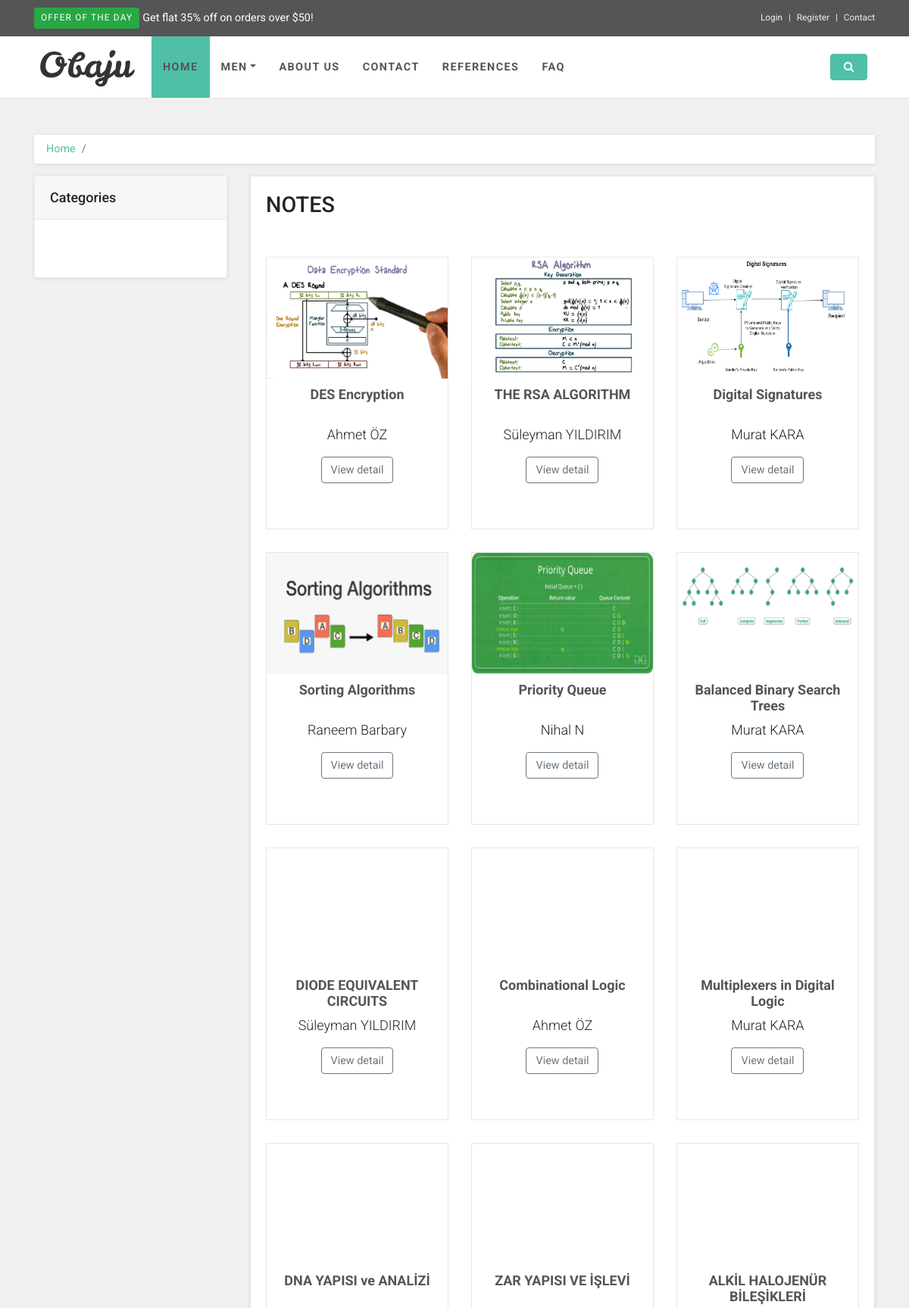
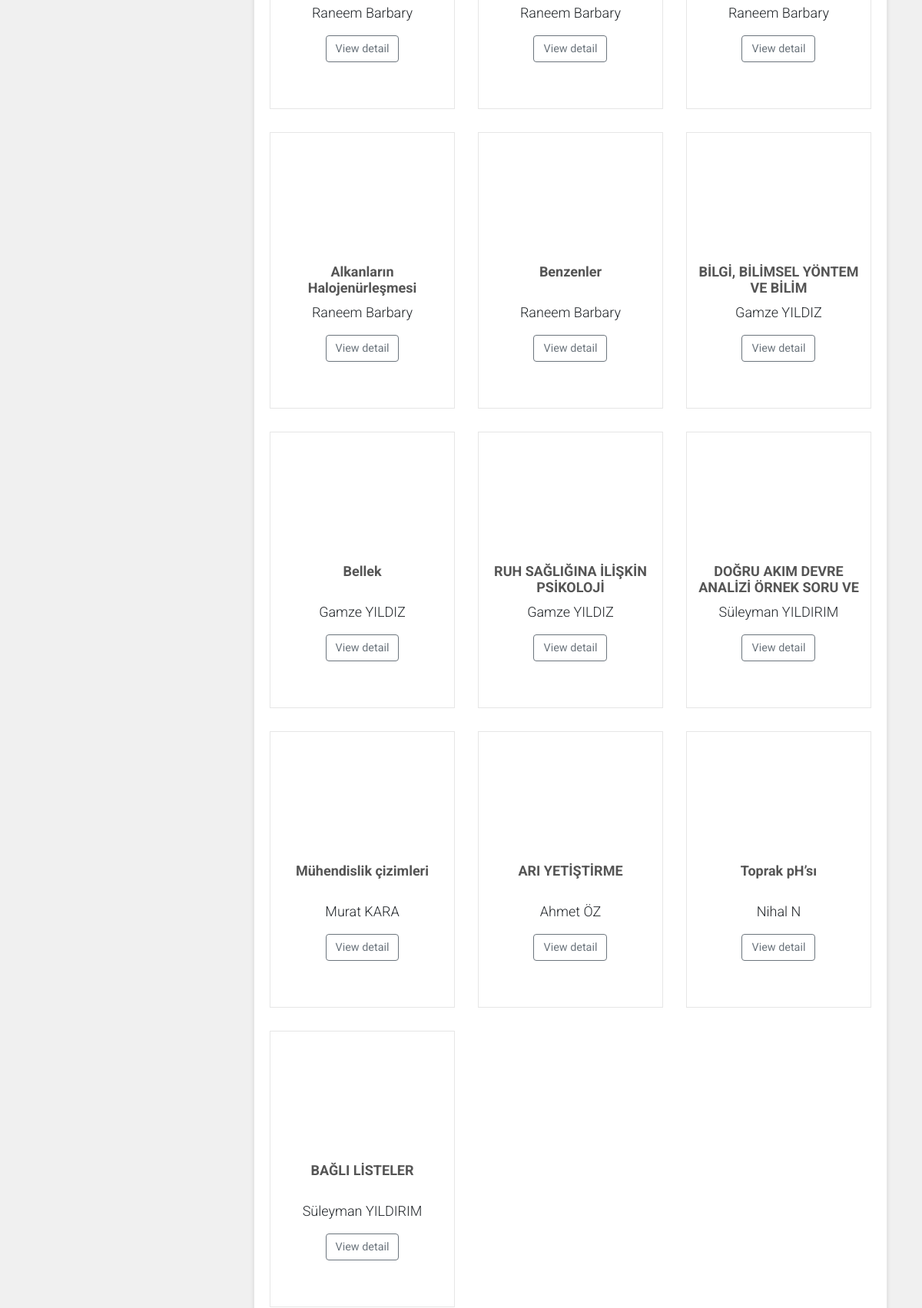
The app's page /notes/ (upper part) with its own data (2 pictures, top to bottom).
### note/models.py (models this page shows, shortened)
class Note(models.Model):
    STATUS = (
        ('New', 'New'),
        ('True', 'true'),
        ('False', 'false')
    )
    Category = models.ForeignKey(Category, on_delete=models.CASCADE)
    user = models.ForeignKey(User, on_delete=models.SET_NULL, null=True)
    title = models.CharField(blank=True,max_length=100)
    description = models.CharField(blank=True,max_length=255)
    keywords = models.CharField(blank=True,max_length=255)
    slug = models.SlugField(blank=False,unique=True)
    detail = RichTextUploadingField()
    status = models.CharField(max_length=10, choices=STATUS)
    image = models.ImageField(blank=True, upload_to='image/')
    create_at = models.DateTimeField(auto_now_add=True)
    update_at = models.DateTimeField(auto_now=True)
    def image_tag(self):
        return mark_safe('<img src="{}" height="50"/>'.format(self.image.url))
    image_tag.short_description = 'Image'

### home/views.py (the view)
# urls.py: path('notes/', views.notes_all, name='notes_all'),
def notes_all(request):
    setting = Setting.objects.get(pk=1)
    notes = Note.objects.filter(status='True')
    category = Category.objects.all()
    context = {'notes': notes, 'category': category, 'setting': setting}
    return render(request, 'notes_all.html', context)

### home/templates/notes_all.html (shortened to what this page needs)
{% extends "homebase.html" %}
{% block body %}
    <div id="all">
        <div id="content">
            <div class="container">
                <div class="row">
                    <div class="col-lg-12">
                        <nav aria-label="breadcrumb">
                            <ol class="breadcrumb">
                                <li class="breadcrumb-item"><a href="/">Home</a></li>
                                <li aria-current="page" class="breadcrumb-item active">{{ categorydata.title }}</li>
                            </ol>
                        </nav>
                    </div>
                    <div class="col-lg-3">
                        {% include 'sidebar.html' %}
                    </div>
                    <div class="col-lg-9">
                        <div class="box">
                            <a> <h2>NOTES</h2></a>
                            <br><br>
                            <div class="row products">
                                {% for rs in notes %}
                                    <div class="col-lg-4 col-md-6">
                                        <div class="product" style="height: 360px">
                                            <div class="flip-container">
                                                <div class="flipper">
                                                    <div class="front"><a href="/note/{{ rs.id }}/{{ rs.slug }}"><img src="{{ rs.image.url }}" alt="" class="img-fluid" style="width: 250px;height: 160px;"></a></div>
                                                    <div class="back"><a href="/note/{{ rs.id }}/{{ rs.slug }}"><img src="{{ rs.image.url }}" alt="" class="img-fluid" style="width: 250px;height: 160px;"></a></div>
                                                </div>
                                            </div><a href="/note/{{ rs.id }}/{{ rs.slug }}" class="invisible"><img src="{{ rs.image.url }}" alt="" class="img-fluid" style="width: 250px;height: 160px;"></a>
                                            <br>
                                            <div class="text">
                                                <h3><a href="/note/{{ rs.id }}/{{ rs.slug }}">{{ rs.title }} </a></h3>
                                                <p class="price">
                                                     {{ rs.user.first_name }} {{ rs.user.last_name}}
                                                </p>
                                                <p class="buttons"><a href="/note/{{ rs.id }}/{{ rs.slug }}" class="btn btn-outline-secondary">View detail</a></p>
                                            </div>
                                        </div>
                                    </div>
                                {% endfor %}
                            </div>
                        </div>
                    </div>
                </div>
            </div>
        </div>
    </div>
{% endblock %}

### home/static/css/style.default.css (style rules this page uses)
body { overflow-x: hidden; background-color: #f0f0f0; }
a, button { -webkit-transition: all 0.3s; transition: all 0.3s; outline: none; }
.breadcrumb { -webkit-box-shadow: 0 1px 5px rgba(0, 0, 0, 0.1); box-shadow: 0 1px 5px rgba(0, 0, 0, 0.1); background: #fff; border-radius: 0; padding: 0.5rem 1rem; }
.box { background: #fff; margin: 0 0 30px; border: solid 1px #e6e6e6; padding: 20px; -webkit-box-shadow: 0 1px 5px rgba(0, 0, 0, 0.1); box-shadow: 0 1px 5px rgba(0, 0, 0, 0.1); }
#content .product { background: #fff; border: solid 1px #e6e6e6; margin-bottom: 30px; }
#content .product .flip-container { cursor: pointer; -webkit-perspective: 1000; perspective: 1000; -webkit-transform-style: preserve-3d; transform-style: preserve-3d; }
#content .product .flip-container, #content .product .front, #content .product .back { width: 100%; }
#content .product .flipper { -webkit-backface-visibility: hidden; backface-visibility: hidden; -webkit-transition: 0.6s; transition: 0.6s; -webkit-transform-style: preserve-3d; transform-style: preserve-3d; position: relative; }
#content .product .front, #content .product .back { -webkit-transform-style: preserve-3d; transform-style: preserve-3d; -webkit-transition: 0.6s; transition: 0.6s; transform-style: preserve-3d; position: absolute; top: 0; left: 0; }
#content .product .front { z-index: 2; -webkit-transform: rotateY(0deg); transform: rotateY(0deg); }
#content .product .back { -webkit-transform: rotateY(-180deg); transform: rotateY(-180deg); }
#content .product .text { padding: 10px 10px 0; }
#content .product .text h3 { font-size: 1.125rem; font-weight: 700; height: 42px; text-align: center; overflow: hidden; }
#content .product .text h3 a { color: #555; }
#content .product .text p.price { font-size: 1.125rem; text-align: center; font-weight: 300; }
#content .product .text .buttons { clear: both; text-align: center; }
#content .product .text .buttons .btn { margin-bottom: 10px; }
.btn { font-weight: 400; border: 1px solid transparent; padding: 0.375rem 0.75rem; font-size: 0.9rem; line-height: 1.5; border-radius: 0.25rem; -webkit-transition: color 0.15s ease-in-out, background-color 0.15s ease-in-out, border-color 0.15s ease-in-out, -webkit-box-shadow 0.15s ease-in-out; transition: color 0.15s ease-in-out, background-color 0.15s ease-in-out, border-color 0.15s ease-in-out, -webkit-box-shadow 0.15s ease-in-out; transition: color 0.15s ease-in-out, background-color 0.15s ease-in-out, border-color 0.15s ease-in-out, box-shadow 0.15s ease-in-out; transition: color 0.15s ease-in-out, background-color 0.15s ease-in-out, border-color 0.15s ease-in-out, box-shadow 0.15s ease-in-out, -webkit-box-shadow 0.15s ease-in-out; }
.btn-outline-secondary { color: #6c757d; background-color: transparent; background-image: none; border-color: #6c757d; }
body { font-family: "Roboto", Helvetica, Arial, sans-serif; font-size: 0.9rem; font-weight: 400; line-height: 1.5; color: #212529; background-color: #f0f0f0; }
a { color: #4fbfa8; text-decoration: none; }
h1, h2, h3, h4, h5, h6, .h1, .h2, .h3, .h4, .h5, .h6 { margin-bottom: 0.5rem; font-family: inherit; font-weight: 500; line-height: 1.2; color: inherit; }
h2, .h2 { font-size: 1.8rem; }
h3, .h3 { font-size: 1.53rem; }

### records on screen
Note: image (placeholder picture), title "DES Encryption", user.first_name "Ahmet", user.last_name "ÖZ"
Note: image (placeholder picture), title "THE RSA ALGORITHM", user.first_name "Süleyman", user.last_name "YILDIRIM"
Note: image (picture), title "Digital Signatures", user.first_name "Murat", user.last_name "KARA"
Note: image (picture), title "Sorting Algorithms", user.first_name "Raneem", user.last_name "Barbary"
Note: image (picture), title "Priority Queue", user.first_name "Nihal", user.last_name "N"
Note: image (picture), title "Balanced Binary Search Trees", user.first_name "Murat", user.last_name "KARA"
Note: image (picture), title "DIODE EQUIVALENT CIRCUITS", user.first_name "Süleyman", user.last_name "YILDIRIM"
Note: image (picture), title "Combinational Logic", user.first_name "Ahmet", user.last_name "ÖZ"
Note: image (picture), title "Multiplexers in Digital Logic", user.first_name "Murat", user.last_name "KARA"
Note: image (picture), title "DNA YAPISI ve ANALİZİ", user.first_name "Raneem", user.last_name "Barbary"
Note: image (picture), title "ZAR YAPISI VE İŞLEVİ", user.first_name "Raneem", user.last_name "Barbary"
Note: image (picture), title "ALKİL HALOJENÜR BİLEŞİKLERİ", user.first_name "Raneem", user.last_name "Barbary"
Note: image (picture), title "Alkanların Halojenürleşmesi", user.first_name "Raneem", user.last_name "Barbary"
Note: image (picture), title "Benzenler", user.first_name "Raneem", user.last_name "Barbary"
Note: image (picture), title "BİLGİ, BİLİMSEL YÖNTEM VE BİLİM", user.first_name "Gamze", user.last_name "YILDIZ"
Note: image (picture), title "Bellek", user.first_name "Gamze", user.last_name "YILDIZ"
Note: image (picture), title "RUH SAĞLIĞINA İLİŞKİN PSİKOLOJİ…", user.first_name "Gamze", user.last_name "YILDIZ"
Note: image (picture), title "DOĞRU AKIM DEVRE ANALİZİ ÖRNEK SORU VE…", user.first_name "Süleyman", user.last_name "YILDIRIM"
Note: image (picture), title "Mühendislik çizimleri", user.first_name "Murat", user.last_name "KARA"
Note: image (picture), title "ARI YETİŞTİRME", user.first_name "Ahmet", user.last_name "ÖZ"
Note: image (picture), title "Toprak pH’sı", user.first_name "Nihal", user.last_name "N"
Note: image (picture), title "BAĞLI LİSTELER", user.first_name "Süleyman", user.last_name "YILDIRIM"
